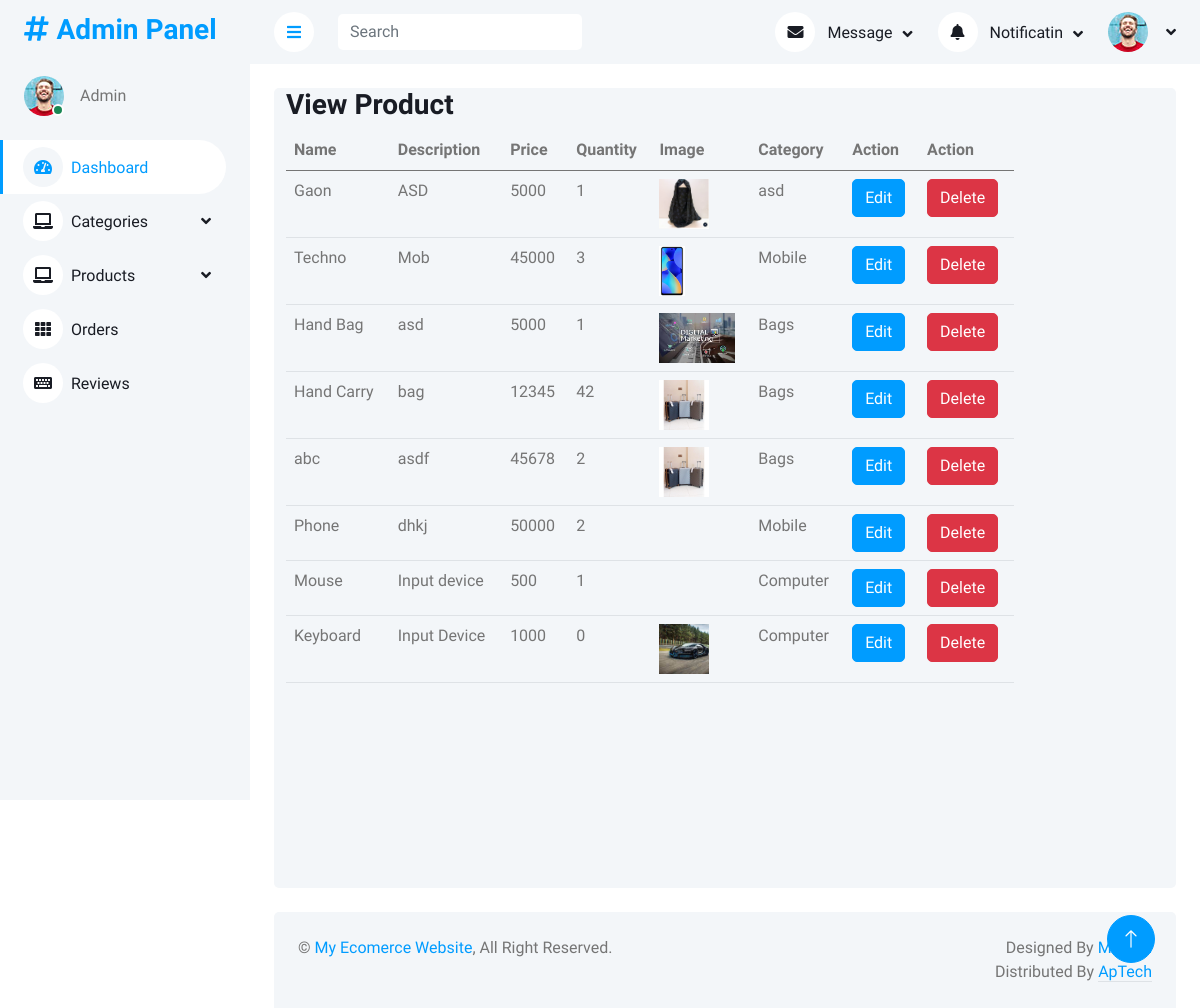
The app's page /AdminPanel/viewProduct.php, older data.
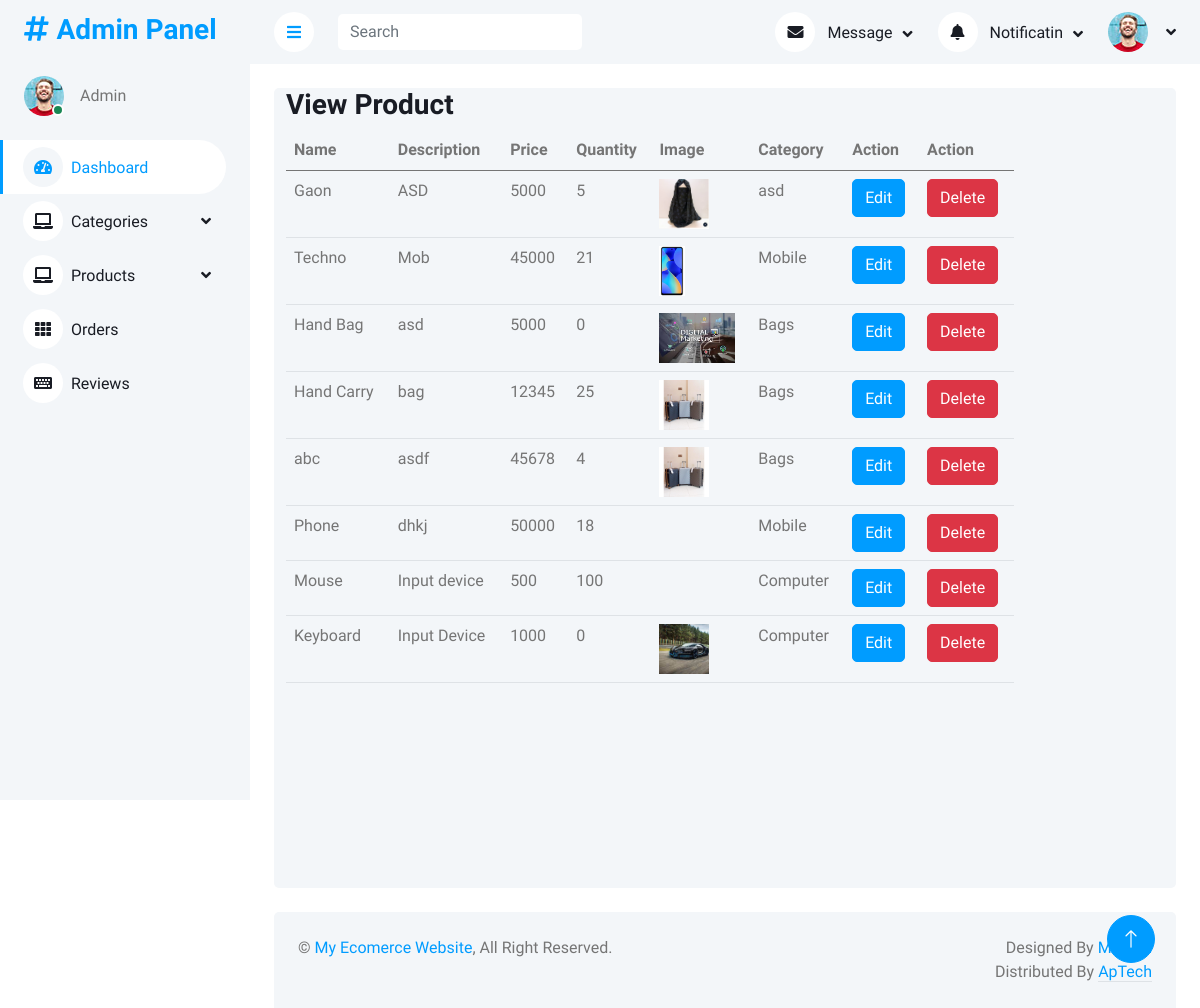
The same page, newer data.
### tables this page shows
CREATE TABLE `products` (
  `id` int(11) NOT NULL,
  `name` varchar(200) NOT NULL,
  `description` varchar(200) NOT NULL,
  `price` int(11) NOT NULL,
  `quantity` int(11) NOT NULL,
  `image` varchar(500) NOT NULL,
  `catid` int(11) NOT NULL,
  `procid` varchar(200) DEFAULT NULL
);

CREATE TABLE `categories` (
  `id` int(11) NOT NULL,
  `Name` varchar(200) DEFAULT NULL,
  `Description` varchar(500) NOT NULL,
  `image` varchar(300) NOT NULL
);

### AdminPanel/viewProduct.php (the view)
<?php
include('query.php');
include('header.php');
?>
            <div class="container-fluid pt-4 px-4">
                <div class="row vh-100 bg-light rounded mx-0">
                    <div class="col-md-10">
                        <h3>View Product</h3>
                            <table class="table">
                                <thead>
                                    <tr>
                                        <th>Name</th>
                                        <th>Description</th>
                                        <th>Price</th>
                                        <th>Quantity</th>
                                        <th>Image</th>
                                        <th>Category</th>
                                        <th>Action</th>
                                        <th>Action</th>
                                    </tr>
                                </thead>
                                <tbody>
                                    <?php
                                    $query = $pdo->query("SELECT categories.Name as CatName, products.* from products join categories on categories.id = products.catid");
                                    $allProducts = $query->fetchAll(PDO::FETCH_ASSOC);
                                    foreach($allProducts as $Product){
                                    ?>
                                    <tr>
                                        <td><?php echo $Product['name'] ?></td>
                                        <td><?php echo $Product['description'] ?></td>
                                        <td><?php echo $Product['price'] ?></td>
                                        <td><?php echo $Product['quantity'] ?></td>
                                        <td> <img height="50px" src="img/<?php echo $Product['image'] ?>" alt=""> </td>
                                        <td><?php echo $Product['CatName'] ?></td>
                                        <td><a href="editProduct.php?id=<?php echo $Product['id']?>" class="btn btn-primary">Edit</a></td>
                                        <td><a href="?did=<?php echo $Product['id']?>" class="btn btn-danger">Delete</a></td>
                                    </tr>
                                   <?php
                                   }
                                   ?>
                                </tbody>
                            </table>
            </div>
            </div>
</div>
<?php
include('footer.php');
?>

Row changes from the older to the newer data that the page shows:
changed products "Gaon": quantity "1" → "5"
changed products "Techno": quantity "3" → "21"
changed products "Hand Bag": quantity "1" → "0"
changed products "Hand Carry": quantity "42" → "25"
changed products "abc": quantity "2" → "4"
changed products "Phone": quantity "2" → "18"
changed products "Mouse": quantity "1" → "100"
